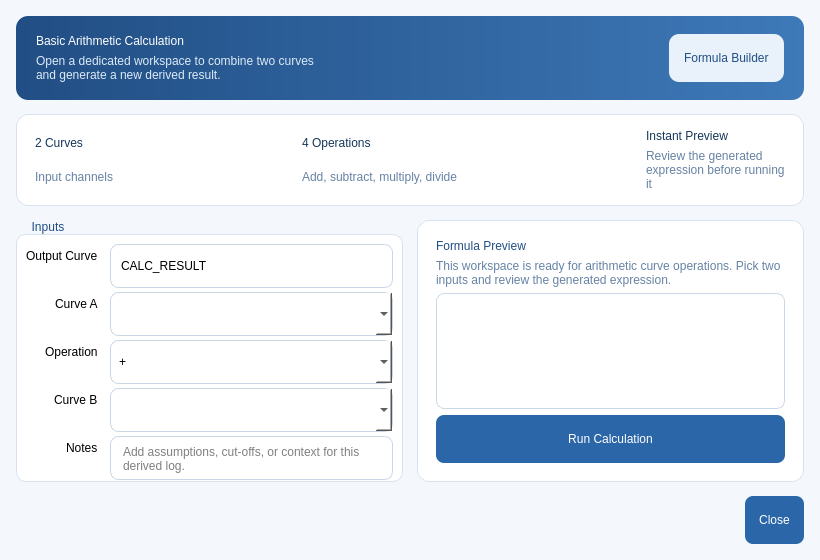
<?xml version="1.0" encoding="UTF-8"?>
<ui version="4.0">
 <class>CalculationDialog</class>
 <widget class="QDialog" name="CalculationDialog">
  <property name="geometry">
   <rect>
    <x>0</x>
    <y>0</y>
    <width>820</width>
    <height>560</height>
   </rect>
  </property>
  <property name="windowTitle">
   <string>Calculation Workspace</string>
  </property>
  <property name="styleSheet">
   <string notr="true">QDialog {
    background: #F4F7FB;
}
QFrame#headerFrame {
    background: qlineargradient(x1:0, y1:0, x2:1, y2:0, stop:0 #214E84, stop:1 #3E79B8);
    border-radius: 12px;
}
QFrame#summaryFrame, QFrame#previewFrame {
    background: #FFFFFF;
    border: 1px solid #D7E2EE;
    border-radius: 12px;
}
QGroupBox {
    font: 600 11pt &quot;Ubuntu&quot;;
    color: #214E84;
    border: 1px solid #D7E2EE;
    border-radius: 10px;
    margin-top: 14px;
    background: #FFFFFF;
}
QGroupBox::title {
    subcontrol-origin: margin;
    left: 10px;
    padding: 0 4px;
}
QPushButton {
    min-height: 36px;
    padding: 6px 14px;
    border-radius: 8px;
    color: white;
    background: #2B66A9;
}
QPushButton:hover {
    background: #3A7BC5;
}
QPushButton:pressed {
    background: #214E84;
}
QLineEdit, QComboBox, QPlainTextEdit {
    min-height: 34px;
    border: 1px solid #C9D7E6;
    border-radius: 8px;
    padding: 4px 8px;
    background: #FFFFFF;
}
QLabel#titleLabel {
    color: white;
    font: 700 18pt &quot;Ubuntu&quot;;
}
QLabel#subtitleLabel {
    color: #DCEAF7;
    font: 10pt &quot;Ubuntu&quot;;
}
QLabel#badgeLabel {
    color: #214E84;
    background: #E9F2FB;
    border-radius: 10px;
    padding: 8px 12px;
    font: 600 10pt &quot;Ubuntu&quot;;
}
QLabel#summaryValueLabel {
    color: #163759;
    font: 700 14pt &quot;Ubuntu&quot;;
}
QLabel#summaryCaptionLabel {
    color: #6682A3;
    font: 9pt &quot;Ubuntu&quot;;
}</string>
  </property>
  <layout class="QVBoxLayout" name="verticalLayout">
   <property name="spacing">
    <number>14</number>
   </property>
   <property name="leftMargin">
    <number>16</number>
   </property>
   <property name="topMargin">
    <number>16</number>
   </property>
   <property name="rightMargin">
    <number>16</number>
   </property>
   <property name="bottomMargin">
    <number>16</number>
   </property>
   <item>
    <widget class="QFrame" name="headerFrame">
     <layout class="QHBoxLayout" name="horizontalLayout_2">
      <property name="leftMargin">
       <number>20</number>
      </property>
      <property name="topMargin">
       <number>18</number>
      </property>
      <property name="rightMargin">
       <number>20</number>
      </property>
      <property name="bottomMargin">
       <number>18</number>
      </property>
      <item>
       <layout class="QVBoxLayout" name="verticalLayout_2">
        <item>
         <widget class="QLabel" name="titleLabel">
          <property name="text">
           <string>Basic Arithmetic Calculation</string>
          </property>
         </widget>
        </item>
        <item>
         <widget class="QLabel" name="subtitleLabel">
          <property name="text">
           <string>Open a dedicated workspace to combine two curves and generate a new derived result.</string>
          </property>
          <property name="wordWrap">
           <bool>true</bool>
          </property>
         </widget>
        </item>
       </layout>
      </item>
      <item>
       <spacer name="horizontalSpacer">
        <property name="orientation">
         <enum>Qt::Horizontal</enum>
        </property>
        <property name="sizeHint" stdset="0">
         <size>
          <width>40</width>
          <height>20</height>
         </size>
        </property>
       </spacer>
      </item>
      <item>
       <widget class="QLabel" name="badgeLabel">
        <property name="text">
         <string>Formula Builder</string>
        </property>
       </widget>
      </item>
     </layout>
    </widget>
   </item>
   <item>
    <widget class="QFrame" name="summaryFrame">
     <layout class="QHBoxLayout" name="horizontalLayout_3">
      <property name="leftMargin">
       <number>18</number>
      </property>
      <property name="topMargin">
       <number>14</number>
      </property>
      <property name="rightMargin">
       <number>18</number>
      </property>
      <property name="bottomMargin">
       <number>14</number>
      </property>
      <item>
       <layout class="QVBoxLayout" name="verticalLayout_5">
        <item>
         <widget class="QLabel" name="summaryValueLabel">
          <property name="text">
           <string>2 Curves</string>
          </property>
         </widget>
        </item>
        <item>
         <widget class="QLabel" name="summaryCaptionLabel">
          <property name="text">
           <string>Input channels</string>
          </property>
         </widget>
        </item>
       </layout>
      </item>
      <item>
       <spacer name="horizontalSpacer_2">
        <property name="orientation">
         <enum>Qt::Horizontal</enum>
        </property>
        <property name="sizeHint" stdset="0">
         <size>
          <width>40</width>
          <height>20</height>
         </size>
        </property>
       </spacer>
      </item>
      <item>
       <layout class="QVBoxLayout" name="verticalLayout_6">
        <item>
         <widget class="QLabel" name="summaryValueLabel_2">
          <property name="styleSheet">
           <string notr="true">color: #163759;
font: 700 14pt &quot;Ubuntu&quot;;</string>
          </property>
          <property name="text">
           <string>4 Operations</string>
          </property>
         </widget>
        </item>
        <item>
         <widget class="QLabel" name="summaryCaptionLabel_2">
          <property name="styleSheet">
           <string notr="true">color: #6682A3;
font: 9pt &quot;Ubuntu&quot;;</string>
          </property>
          <property name="text">
           <string>Add, subtract, multiply, divide</string>
          </property>
         </widget>
        </item>
       </layout>
      </item>
      <item>
       <spacer name="horizontalSpacer_3">
        <property name="orientation">
         <enum>Qt::Horizontal</enum>
        </property>
        <property name="sizeHint" stdset="0">
         <size>
          <width>40</width>
          <height>20</height>
         </size>
        </property>
       </spacer>
      </item>
      <item>
       <layout class="QVBoxLayout" name="verticalLayout_7">
        <item>
         <widget class="QLabel" name="summaryValueLabel_3">
          <property name="styleSheet">
           <string notr="true">color: #163759;
font: 700 14pt &quot;Ubuntu&quot;;</string>
          </property>
          <property name="text">
           <string>Instant Preview</string>
          </property>
         </widget>
        </item>
        <item>
         <widget class="QLabel" name="summaryCaptionLabel_3">
          <property name="styleSheet">
           <string notr="true">color: #6682A3;
font: 9pt &quot;Ubuntu&quot;;</string>
          </property>
          <property name="text">
           <string>Review the generated expression before running it</string>
          </property>
          <property name="wordWrap">
           <bool>true</bool>
          </property>
         </widget>
        </item>
       </layout>
      </item>
     </layout>
    </widget>
   </item>
   <item>
    <layout class="QHBoxLayout" name="horizontalLayout">
     <property name="spacing">
      <number>14</number>
     </property>
     <item>
      <widget class="QGroupBox" name="groupInputs">
       <property name="title">
        <string>Inputs</string>
       </property>
       <layout class="QFormLayout" name="formLayout">
        <property name="labelAlignment">
         <set>Qt::AlignRight|Qt::AlignTrailing|Qt::AlignVCenter</set>
        </property>
        <property name="horizontalSpacing">
         <number>12</number>
        </property>
        <property name="verticalSpacing">
         <number>12</number>
        </property>
        <item row="0" column="0">
         <widget class="QLabel" name="labelOutputCurve">
          <property name="text">
           <string>Output Curve</string>
          </property>
         </widget>
        </item>
        <item row="0" column="1">
         <widget class="QLineEdit" name="lineOutputCurve">
          <property name="placeholderText">
           <string>Example: PHI_SUM</string>
          </property>
          <property name="text">
           <string>CALC_RESULT</string>
          </property>
         </widget>
        </item>
        <item row="1" column="0">
         <widget class="QLabel" name="labelLeftCurve">
          <property name="text">
           <string>Curve A</string>
          </property>
         </widget>
        </item>
        <item row="1" column="1">
         <widget class="QComboBox" name="comboLeftCurve"/>
        </item>
        <item row="2" column="0">
         <widget class="QLabel" name="labelOperation">
          <property name="text">
           <string>Operation</string>
          </property>
         </widget>
        </item>
        <item row="2" column="1">
         <widget class="QComboBox" name="comboOperation">
          <item>
           <property name="text">
            <string>+</string>
           </property>
          </item>
          <item>
           <property name="text">
            <string>-</string>
           </property>
          </item>
          <item>
           <property name="text">
            <string>*</string>
           </property>
          </item>
          <item>
           <property name="text">
            <string>/</string>
           </property>
          </item>
         </widget>
        </item>
        <item row="3" column="0">
         <widget class="QLabel" name="labelRightCurve">
          <property name="text">
           <string>Curve B</string>
          </property>
         </widget>
        </item>
        <item row="3" column="1">
         <widget class="QComboBox" name="comboRightCurve"/>
        </item>
        <item row="4" column="0">
         <widget class="QLabel" name="labelNotes">
          <property name="text">
           <string>Notes</string>
          </property>
         </widget>
        </item>
        <item row="4" column="1">
         <widget class="QPlainTextEdit" name="plainNotes">
          <property name="placeholderText">
           <string>Add assumptions, cut-offs, or context for this derived log.</string>
          </property>
         </widget>
        </item>
       </layout>
      </widget>
     </item>
     <item>
      <widget class="QFrame" name="previewFrame">
       <layout class="QVBoxLayout" name="verticalLayout_3">
        <property name="leftMargin">
         <number>18</number>
        </property>
        <property name="topMargin">
         <number>18</number>
        </property>
        <property name="rightMargin">
         <number>18</number>
        </property>
        <property name="bottomMargin">
         <number>18</number>
        </property>
        <item>
         <widget class="QLabel" name="labelPreviewTitle">
          <property name="styleSheet">
           <string notr="true">font: 700 12pt &quot;Ubuntu&quot;;
color: #214E84;</string>
          </property>
          <property name="text">
           <string>Formula Preview</string>
          </property>
         </widget>
        </item>
        <item>
         <widget class="QLabel" name="labelPreviewBody">
          <property name="styleSheet">
           <string notr="true">color: #6682A3;
font: 10pt &quot;Ubuntu&quot;;</string>
          </property>
          <property name="text">
           <string>This workspace is ready for arithmetic curve operations. Pick two inputs and review the generated expression.</string>
          </property>
          <property name="wordWrap">
           <bool>true</bool>
          </property>
         </widget>
        </item>
        <item>
         <widget class="QPlainTextEdit" name="plainFormulaPreview">
          <property name="readOnly">
           <bool>true</bool>
          </property>
         </widget>
        </item>
        <item>
         <widget class="QPushButton" name="btnRunCalculation">
          <property name="text">
           <string>Run Calculation</string>
          </property>
         </widget>
        </item>
        <item>
         <spacer name="verticalSpacer">
          <property name="orientation">
           <enum>Qt::Vertical</enum>
          </property>
          <property name="sizeHint" stdset="0">
           <size>
            <width>20</width>
            <height>40</height>
           </size>
          </property>
         </spacer>
        </item>
       </layout>
      </widget>
     </item>
    </layout>
   </item>
   <item>
    <widget class="QDialogButtonBox" name="buttonBox">
     <property name="orientation">
      <enum>Qt::Horizontal</enum>
     </property>
     <property name="standardButtons">
      <set>QDialogButtonBox::Close</set>
     </property>
    </widget>
   </item>
  </layout>
 </widget>
 <resources/>
 <connections/>
</ui>
